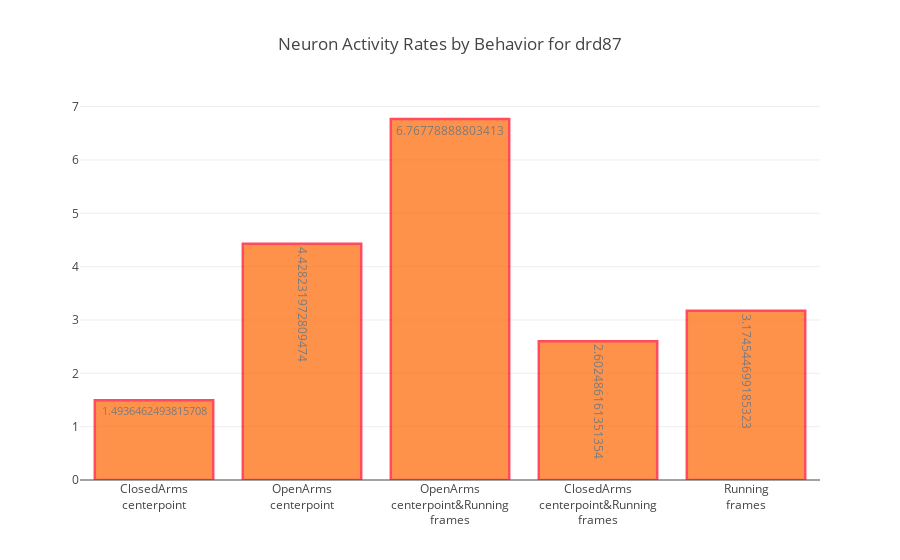
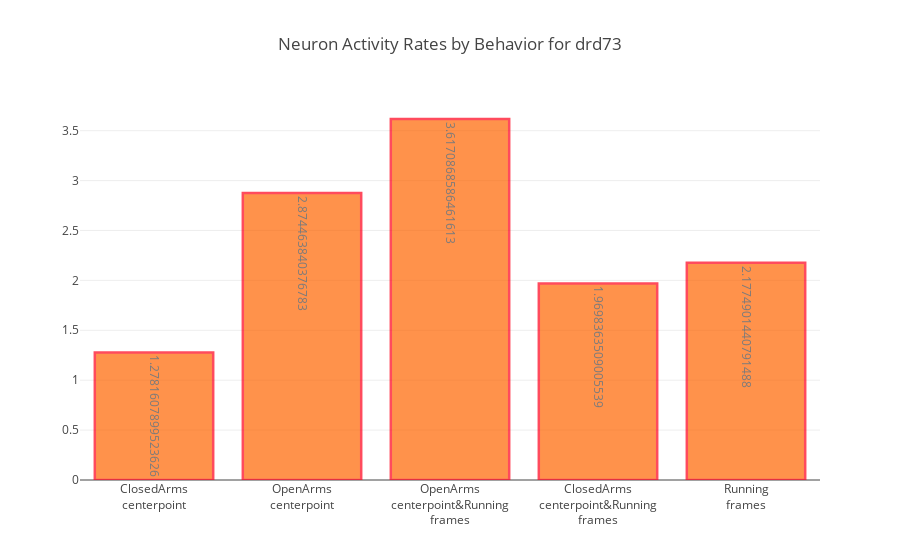
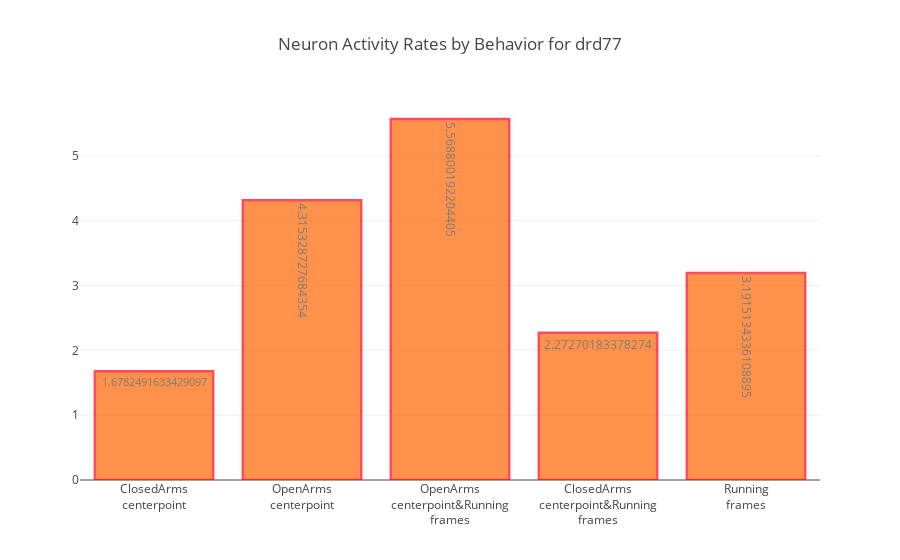
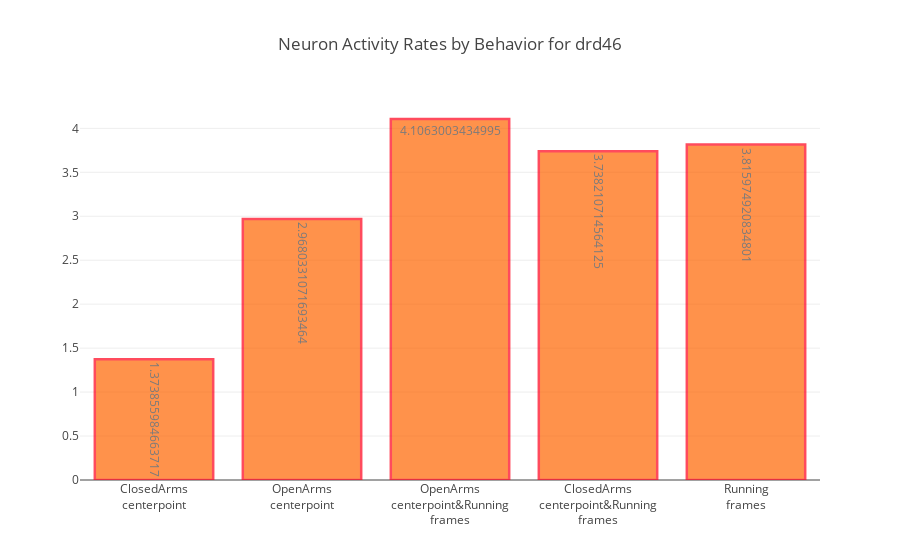

The notebook cell saved with these charts, in order:
### Markdown cell above
## Plot the neuron activity rates bar plots for each corresponding animal

### Code cell
for animal in neuron_activity_rates:
    plot_title = "Neuron Activity Rates by Behavior for " + animal
    plot_activity_rates(neuron_activity_rates[animal], plot_title)

### Figure 1 — Plotly figure (JSON) as saved in the notebook; plotly's stock layout.template omitted (floating-point values rounded to 4 significant figures)
{"data": [{"marker": {"color": "rgb(255,100,0)", "line": {"color": "rgb(255,0,25)", "width": 2.5}}, "opacity": 0.7, "text": [1.494, 4.428, 6.768, 2.602, 3.175], "type": "bar", "uid": "325696", "x": ["ClosedArms<br>centerpoint", "OpenArms<br>centerpoint", "OpenArms<br>centerpoint&Running<br>frames", "ClosedArms<br>centerpoint&Running<br>frames", "Running<br>frames"], "y": [1.494, 4.428, 6.768, 2.602, 3.175]}], "layout": {"autosize": true, "title": "Neuron Activity Rates by Behavior for drd87", "xaxis": {"autorange": true, "range": [-0.5, 4.5], "type": "category"}, "yaxis": {"autorange": true, "range": [0, 7.124], "type": "linear"}}}

### Figure 2 — Plotly figure (JSON) as saved in the notebook; plotly's stock layout.template omitted (floating-point values rounded to 4 significant figures)
{"data": [{"marker": {"color": "rgb(255,100,0)", "line": {"color": "rgb(255,0,25)", "width": 2.5}}, "opacity": 0.7, "text": [1.278, 2.874, 3.617, 1.97, 2.177], "type": "bar", "uid": "6a34a6", "x": ["ClosedArms<br>centerpoint", "OpenArms<br>centerpoint", "OpenArms<br>centerpoint&Running<br>frames", "ClosedArms<br>centerpoint&Running<br>frames", "Running<br>frames"], "y": [1.278, 2.874, 3.617, 1.97, 2.177]}], "layout": {"autosize": true, "title": "Neuron Activity Rates by Behavior for drd73", "xaxis": {"autorange": true, "range": [-0.5, 4.5], "type": "category"}, "yaxis": {"autorange": true, "range": [0, 3.807], "type": "linear"}}}

### Figure 3 — Plotly figure (JSON) as saved in the notebook; plotly's stock layout.template omitted (floating-point values rounded to 4 significant figures)
{"data": [{"marker": {"color": "rgb(255,100,0)", "line": {"color": "rgb(255,0,25)", "width": 2.5}}, "opacity": 0.7, "text": [1.678, 4.315, 5.569, 2.273, 3.192], "type": "bar", "uid": "dfdd01", "x": ["ClosedArms<br>centerpoint", "OpenArms<br>centerpoint", "OpenArms<br>centerpoint&Running<br>frames", "ClosedArms<br>centerpoint&Running<br>frames", "Running<br>frames"], "y": [1.678, 4.315, 5.569, 2.273, 3.192]}], "layout": {"autosize": true, "title": "Neuron Activity Rates by Behavior for drd77", "xaxis": {"autorange": true, "range": [-0.5, 4.5], "type": "category"}, "yaxis": {"autorange": true, "range": [0, 5.862], "type": "linear"}}}

### Figure 4 — Plotly figure (JSON) as saved in the notebook; plotly's stock layout.template omitted (floating-point values rounded to 4 significant figures)
{"data": [{"marker": {"color": "rgb(255,100,0)", "line": {"color": "rgb(255,0,25)", "width": 2.5}}, "opacity": 0.7, "text": [1.374, 2.968, 4.106, 3.738, 3.816], "type": "bar", "uid": "85c70d", "x": ["ClosedArms<br>centerpoint", "OpenArms<br>centerpoint", "OpenArms<br>centerpoint&Running<br>frames", "ClosedArms<br>centerpoint&Running<br>frames", "Running<br>frames"], "y": [1.374, 2.968, 4.106, 3.738, 3.816]}], "layout": {"autosize": true, "title": "Neuron Activity Rates by Behavior for drd46", "xaxis": {"autorange": true, "range": [-0.5, 4.5], "type": "category"}, "yaxis": {"autorange": true, "range": [0, 4.322], "type": "linear"}}}
